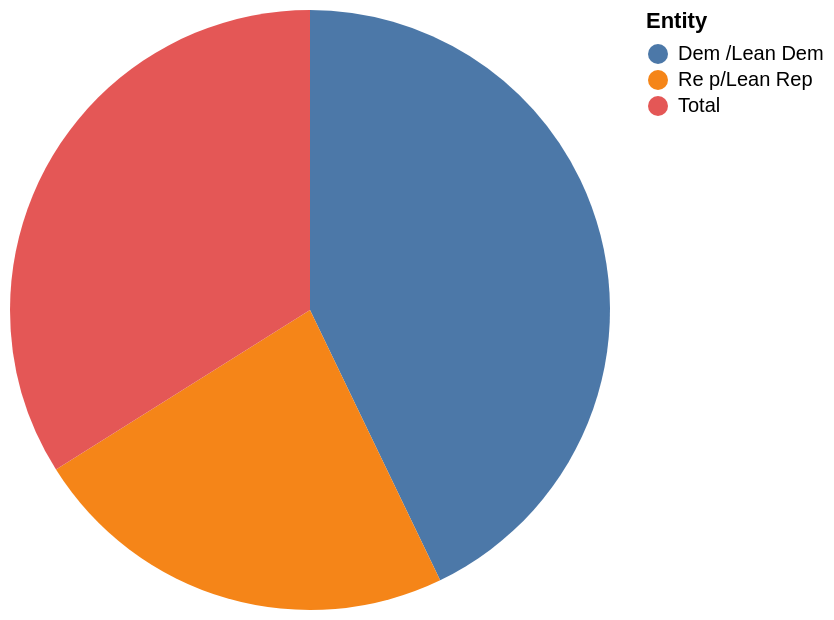

Source (Vega-Lite JSON):
### Vega-Lite specification from a JSON file in a GitHub repository (floating-point values rounded to 4 significant figures)
{"$schema": "https://vega.github.io/schema/vega-lite/v5.json", "description": "Pie chart auto-generated from CSV", "data": {"values": [{"Entity": "Dem /Lean Dem", "More": "24", "About the same": "57", "Less": "18"}, {"Entity": "Re p/Lean Rep", "More": "13", "About the same": "61", "Less": "24"}, {"Entity": "Total", "More": "19", "About the same": "59", "Less": "21"}]}, "mark": "arc", "encoding": {"theta": {"field": "More", "type": "quantitative"}, "color": {"field": "Entity", "type": "nominal"}}}
